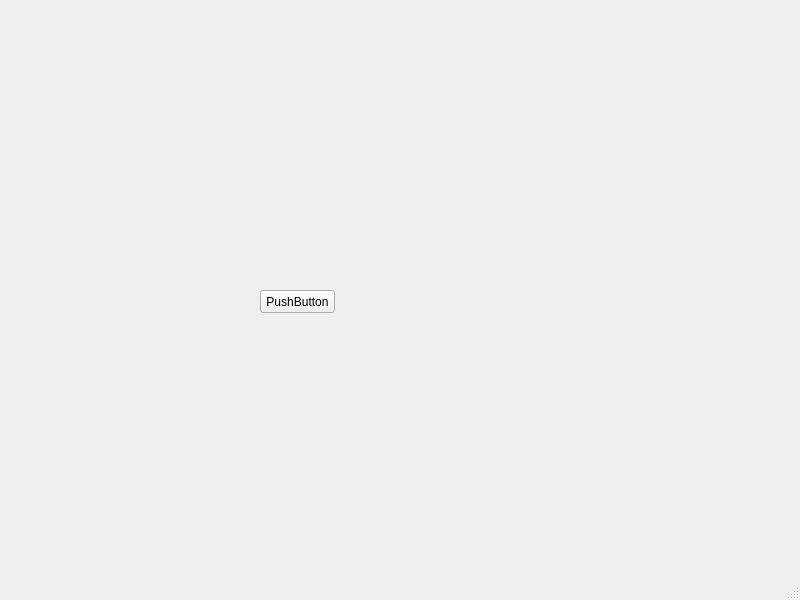
<?xml version="1.0" encoding="UTF-8"?>
<ui version="4.0">
 <class>MainWindow</class>
 <widget class="QMainWindow" name="MainWindow">
  <property name="geometry">
   <rect>
    <x>0</x>
    <y>0</y>
    <width>800</width>
    <height>600</height>
   </rect>
  </property>
  <property name="windowTitle">
   <string>MainWindow</string>
  </property>
  <widget class="QWidget" name="centralwidget">
   <widget class="QPushButton" name="pushButton">
    <property name="geometry">
     <rect>
      <x>260</x>
      <y>290</y>
      <width>75</width>
      <height>23</height>
     </rect>
    </property>
    <property name="text">
     <string>PushButton</string>
    </property>
   </widget>
  </widget>
  <widget class="QMenuBar" name="menubar">
   <property name="geometry">
    <rect>
     <x>0</x>
     <y>0</y>
     <width>800</width>
     <height>22</height>
    </rect>
   </property>
  </widget>
  <widget class="QStatusBar" name="statusbar"/>
 </widget>
 <resources/>
 <connections/>
</ui>
